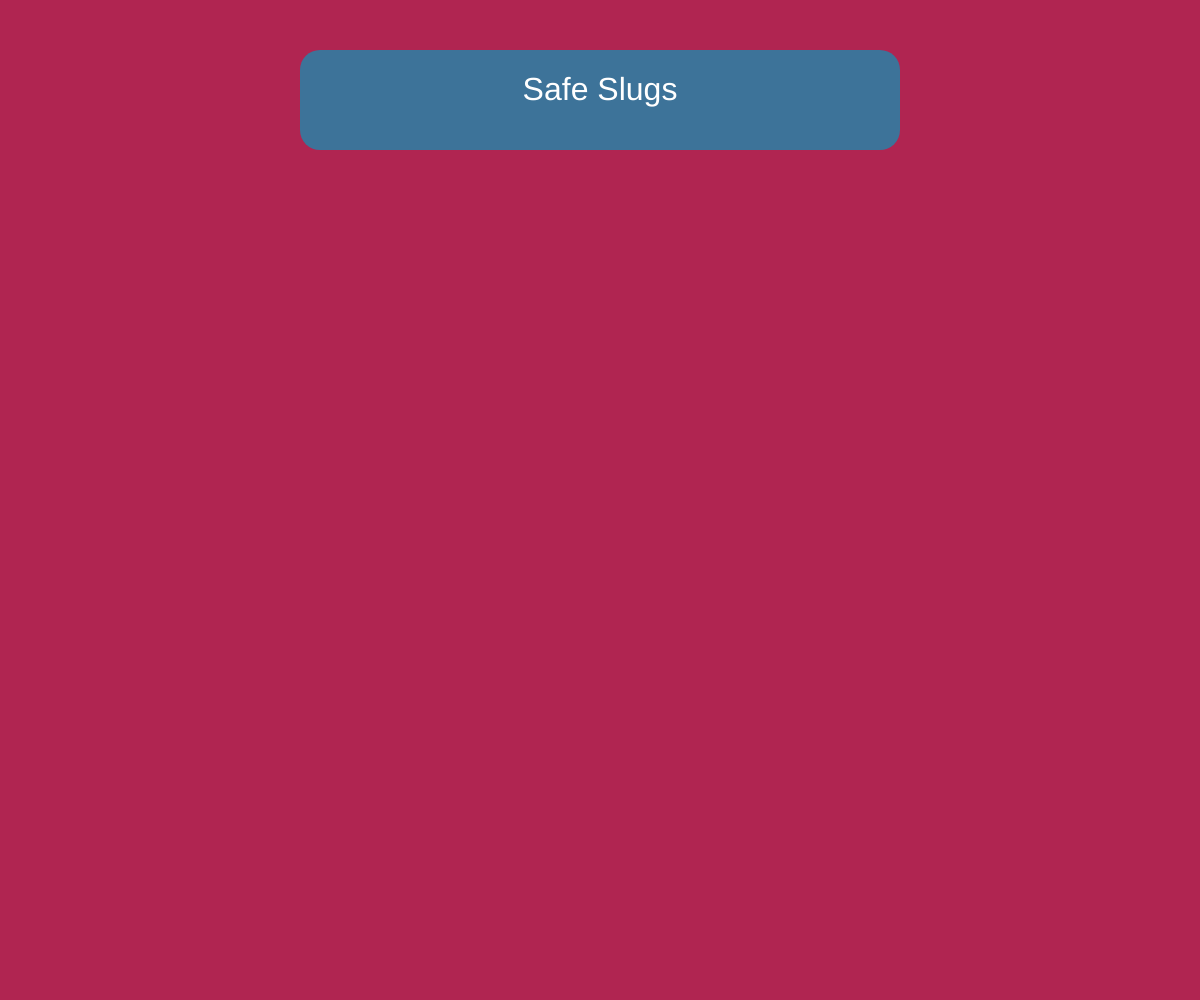
Frame 1 (no input)
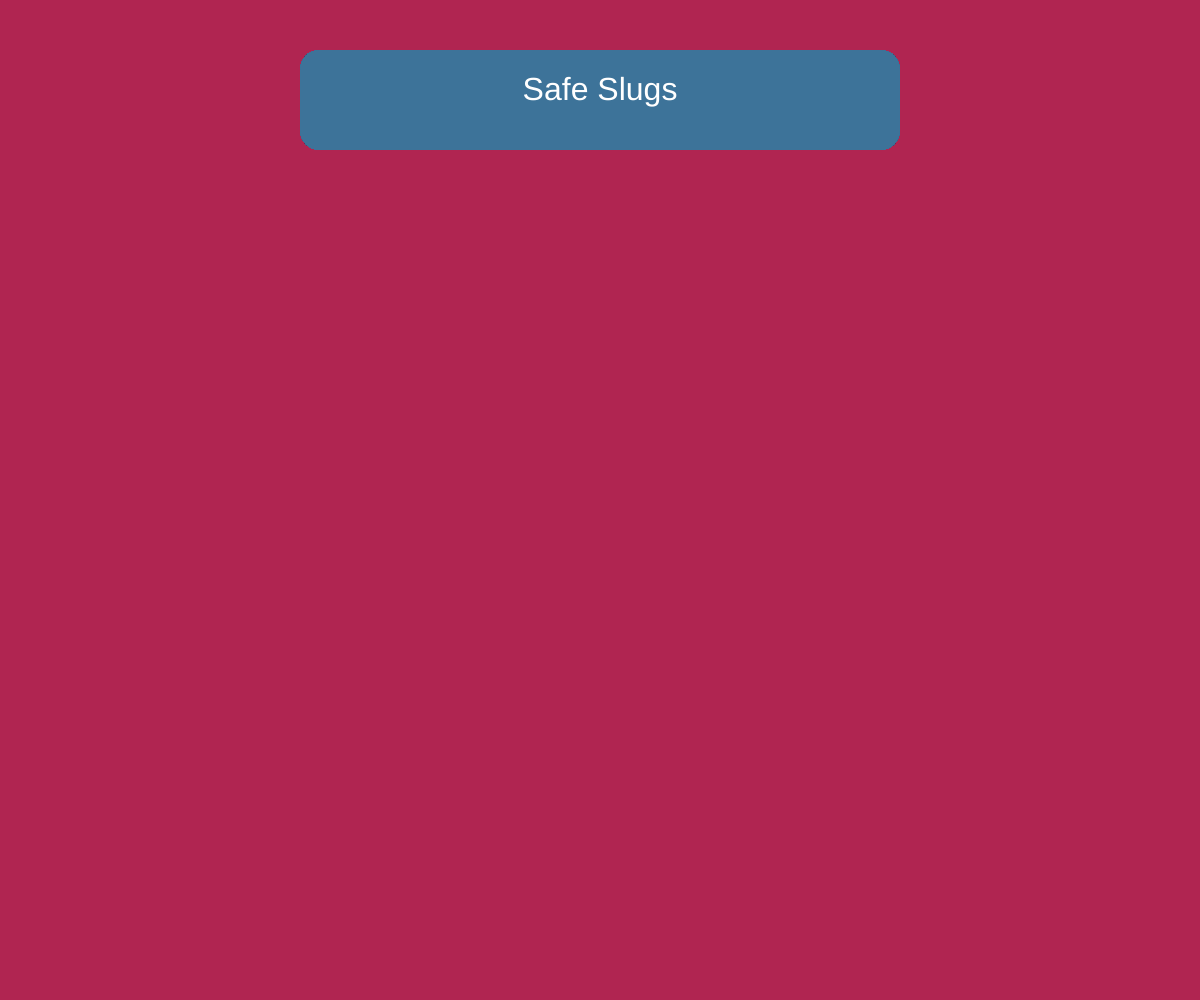
Frame 60 (no input)
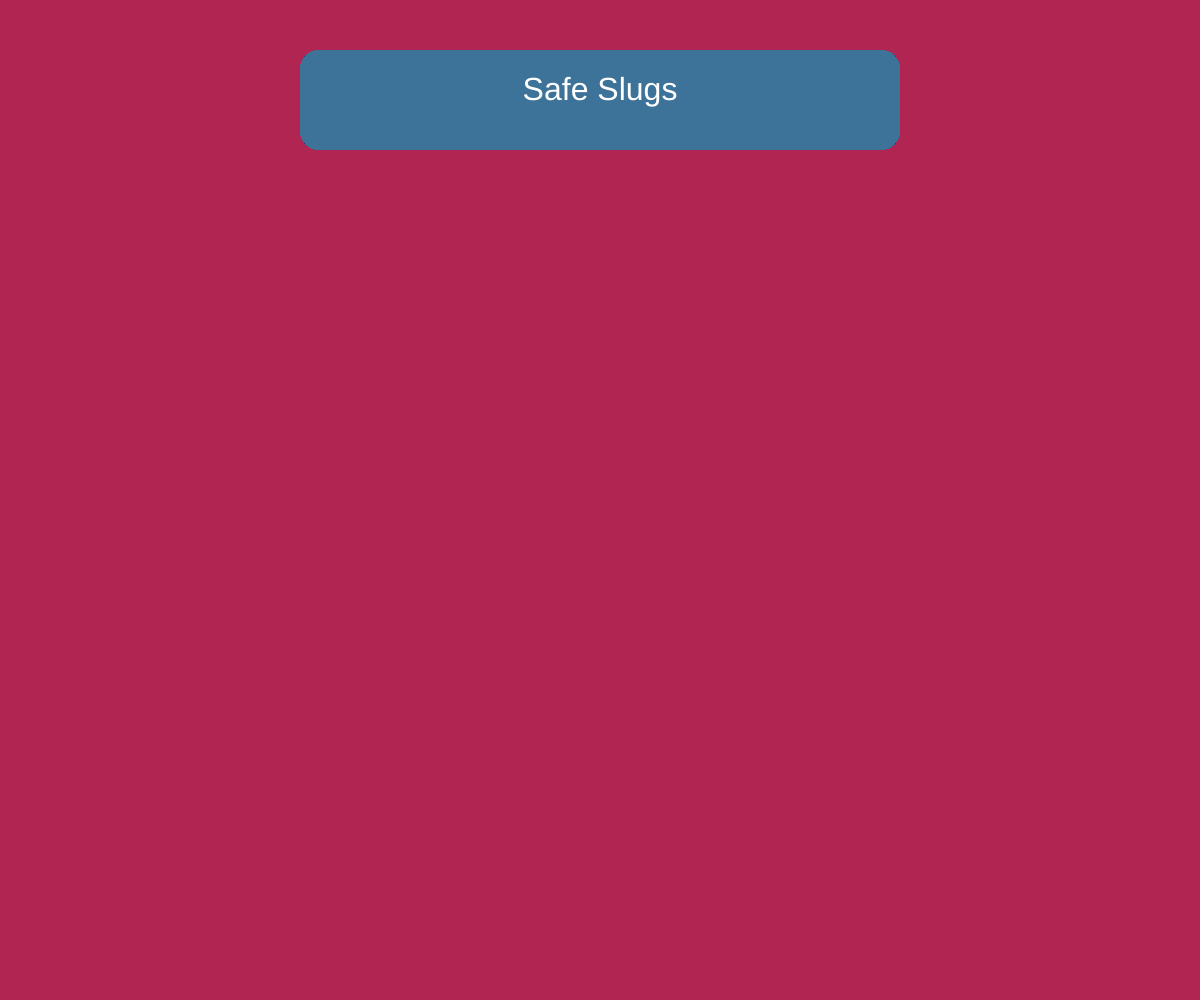
Frame 120 (the mouse pressed at the canvas centre since frame 60)

The p5.js sketch that drew these frames (run headless with seeded random() and noise() and a simulated clock; from frame 60 on, the mouse is pressed at the canvas centre):

// p5.js sketch
// ── sketch.js
function setup() {
	createCanvas(windowWidth, windowHeight);
	colorMode(HSB);
	background(341, 79, 69);
}

function draw() {

	fill(205,60,60);
	noStroke();
	rectMode(CENTER);
	rect(windowWidth/2,100,windowWidth/2, 100, 20, 20);

	textSize(32);
	fill(255);
	textAlign(CENTER);
	text("Safe Slugs", windowWidth/2, 100, )

}
